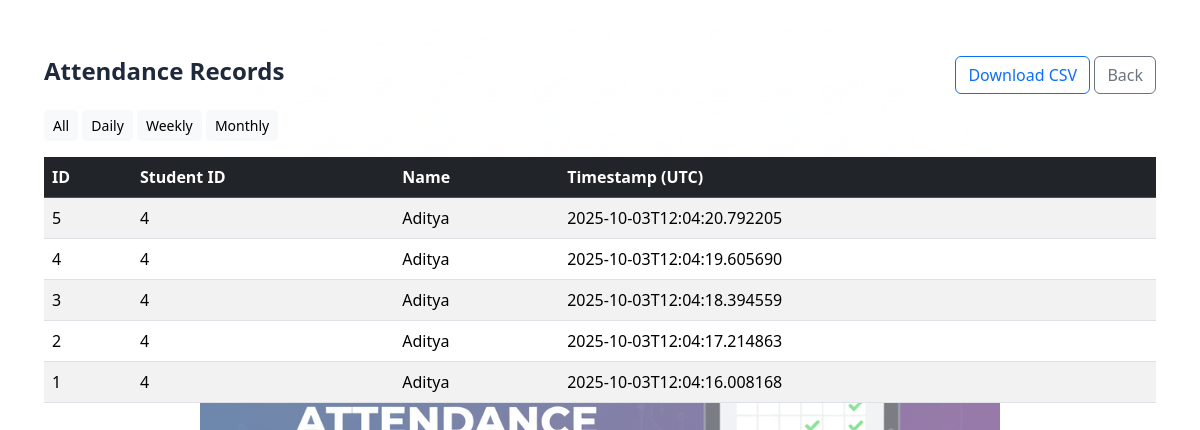
The page /attendance_record on the database its author committed.
### tables this page shows
CREATE TABLE attendance (
                    id INTEGER PRIMARY KEY AUTOINCREMENT,
                    student_id INTEGER,
                    name TEXT,
                    timestamp TEXT
                );

### app.py (the view)
@app.route("/attendance_record", methods=["GET"])
def attendance_record():
    period = request.args.get("period", "all")  # all, daily, weekly, monthly
    conn = sqlite3.connect(DB_PATH)
    c = conn.cursor()
    q = "SELECT id, student_id, name, timestamp FROM attendance"
    params = ()
    if period == "daily":
        today = datetime.date.today().isoformat()
        q += " WHERE date(timestamp) = ?"
        params = (today,)
    elif period == "weekly":
        start = (datetime.date.today() - datetime.timedelta(days=7)).isoformat()
        q += " WHERE date(timestamp) >= ?"
        params = (start,)
    elif period == "monthly":
        start = (datetime.date.today() - datetime.timedelta(days=30)).isoformat()
        q += " WHERE date(timestamp) >= ?"
        params = (start,)
    q += " ORDER BY timestamp DESC LIMIT 5000"
    c.execute(q, params)
    rows = c.fetchall()
    conn.close()
    return render_template("attendance_record.html", records=rows, period=period)

### templates/attendance_record.html (shortened to what this page needs)
<!doctype html>
<html>
<head>
  <link href="https://cdn.jsdelivr.net/npm/bootstrap@5.3.1/dist/css/bootstrap.min.css" rel="stylesheet">
  <link rel="stylesheet" href="{{ url_for('static', filename='css/style.css') }}">
</head>
<body>
<div class="container my-4">
  <div class="d-flex justify-content-between align-items-center mb-3">
    <h4>Attendance Records</h4>
    <div>
      <a class="btn btn-outline-primary" href="/download_csv">Download CSV</a>
      <a class="btn btn-outline-secondary" href="/">Back</a>
    </div>
  </div>
  <div class="mb-3">
    <a href="/attendance_record?period=all" class="btn btn-sm btn-light">All</a>
    <a href="/attendance_record?period=daily" class="btn btn-sm btn-light">Daily</a>
    <a href="/attendance_record?period=weekly" class="btn btn-sm btn-light">Weekly</a>
    <a href="/attendance_record?period=monthly" class="btn btn-sm btn-light">Monthly</a>
  </div>
  <div class="table-responsive">
    <table class="table table-striped">
      <thead class="table-dark">
        <tr><th>ID</th><th>Student ID</th><th>Name</th><th>Timestamp (UTC)</th></tr>
      </thead>
      <tbody>
      {% for r in records %}
        <tr><td>{{ r[0] }}</td><td>{{ r[1] }}</td><td>{{ r[2] }}</td><td>{{ r[3] }}</td></tr>
      {% endfor %}
      </tbody>
    </table>
  </div>
</div>
</body>
</html>

### static/css/style.css (style rules this page uses)
html, body { height: 100%; margin: 0; }
body { font-family: 'Segoe UI', Tahoma, Geneva, Verdana, sans-serif; background: url('static/images/bg.png') no-repeat center center fixed; background-size: contain; margin: 0; color: #1e293b; display: flex; justify-content: flex-end; align-items: flex-start; padding: 2rem; }
body::before { content: ''; position: fixed; inset: 0; background: rgba(255,255,255,0.4); z-index: -1; }
h5, h4, h3 { font-weight: 600; }

### rows shown on the page
attendance: id "5", student "4", name "Aditya", timestamp "2025-10-03T12:04:20.792205"
attendance: id "4", student "4", name "Aditya", timestamp "2025-10-03T12:04:19.605690"
attendance: id "3", student "4", name "Aditya", timestamp "2025-10-03T12:04:18.394559"
attendance: id "2", student "4", name "Aditya", timestamp "2025-10-03T12:04:17.214863"
attendance: id "1", student "4", name "Aditya", timestamp "2025-10-03T12:04:16.008168"
